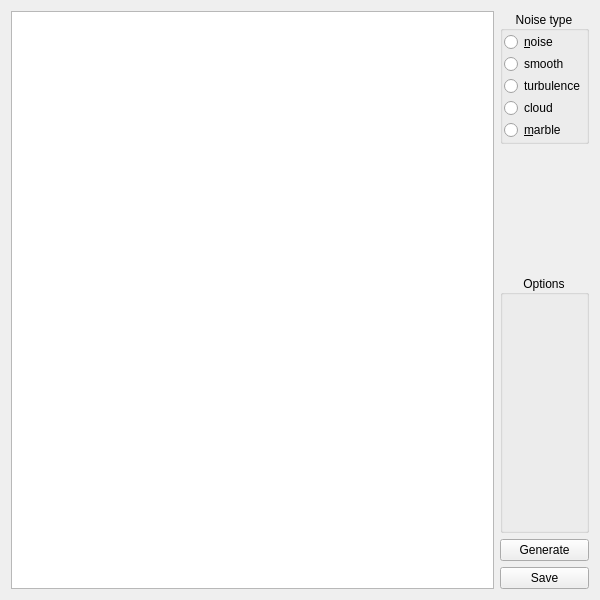
<?xml version="1.0" encoding="UTF-8"?>
<ui version="4.0">
 <class>MainWindow</class>
 <widget class="QMainWindow" name="MainWindow">
  <property name="geometry">
   <rect>
    <x>0</x>
    <y>0</y>
    <width>600</width>
    <height>600</height>
   </rect>
  </property>
  <property name="windowTitle">
   <string>MainWindow</string>
  </property>
  <widget class="QWidget" name="centralWidget">
   <layout class="QHBoxLayout" name="horizontalLayout">
    <item>
     <widget class="QGraphicsView" name="noisePreview"/>
    </item>
    <item>
     <layout class="QVBoxLayout" name="verticalLayout">
      <item alignment="Qt::AlignTop">
       <widget class="QGroupBox" name="noiseChooser">
        <property name="layoutDirection">
         <enum>Qt::LeftToRight</enum>
        </property>
        <property name="title">
         <string>Noise type</string>
        </property>
        <property name="alignment">
         <set>Qt::AlignCenter</set>
        </property>
        <property name="flat">
         <bool>false</bool>
        </property>
        <layout class="QVBoxLayout" name="verticalLayout_2">
         <property name="spacing">
          <number>2</number>
         </property>
         <property name="leftMargin">
          <number>1</number>
         </property>
         <property name="topMargin">
          <number>1</number>
         </property>
         <property name="rightMargin">
          <number>1</number>
         </property>
         <property name="bottomMargin">
          <number>1</number>
         </property>
         <item>
          <widget class="QRadioButton" name="radioNoise">
           <property name="text">
            <string>&amp;noise</string>
           </property>
          </widget>
         </item>
         <item>
          <widget class="QRadioButton" name="radioSmooth">
           <property name="text">
            <string>smooth</string>
           </property>
          </widget>
         </item>
         <item>
          <widget class="QRadioButton" name="radioTurbulence">
           <property name="text">
            <string>turbulence</string>
           </property>
          </widget>
         </item>
         <item>
          <widget class="QRadioButton" name="radioCloud">
           <property name="text">
            <string>cloud</string>
           </property>
          </widget>
         </item>
         <item>
          <widget class="QRadioButton" name="radioMarble">
           <property name="text">
            <string>&amp;marble</string>
           </property>
          </widget>
         </item>
        </layout>
       </widget>
      </item>
      <item>
       <widget class="QGroupBox" name="noiseOptions">
        <property name="title">
         <string>Options</string>
        </property>
        <property name="alignment">
         <set>Qt::AlignCenter</set>
        </property>
       </widget>
      </item>
      <item>
       <widget class="QPushButton" name="buttonGenerate">
        <property name="text">
         <string>Generate</string>
        </property>
       </widget>
      </item>
      <item>
       <widget class="QPushButton" name="buttonSave">
        <property name="text">
         <string>Save</string>
        </property>
       </widget>
      </item>
     </layout>
    </item>
   </layout>
  </widget>
 </widget>
 <layoutdefault spacing="6" margin="11"/>
 <resources/>
 <connections/>
</ui>
